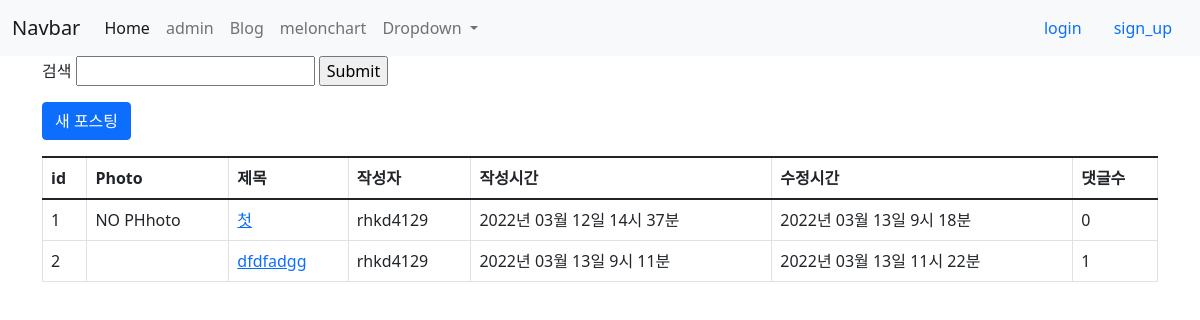
Screenshot of /blog/ with the database file from the repository.
### blog/models.py (models this page shows, shortened)
class Post(models.Model):
    class GenderChices(models.TextChoices):
        MALE = "M","Male"   #DB에저장되는 값 ,실제 사용할 값
        FEMALE = "F","Female"
    author = models.ForeignKey(settings.AUTH_USER_MODEL,on_delete=models.CASCADE) # 추천!
    title = models.CharField(max_length=20)
    photo = models.ImageField(blank = True, upload_to = 'blog/post/%Y/%m/%d')
    content = models.TextField()
    gender = models.CharField(max_length=1,blank=True,choices=GenderChices.choices)#,default=GenderChices.MALE
    is_public = models.BooleanField(default = False,verbose_name= '공개여부')
    created_at = models.DateTimeField(auto_now_add=True)
    updated_at = models.DateTimeField(auto_now=True)
    def get_absolute_url(self):
         return reverse('blog:post_detail',args=[self.pk])

### accounts/models.py (models this page shows)
class User(AbstractUser):
    phone_number = models.CharField(blank =True ,default='' ,max_length=12)

### blog/views/post_views.py (the view)
# urls.py: path('',post_views.BlogList,name='post_list'),
def BlogList(request):
    posts = Post.objects.all()
    q = request.GET.get('search','')
    if q:
        posts = Post.objects.filter(Q(title__icontains = q)|Q(content__icontains =q)).distinct()
    return render(request,'blog/blog_list.html',{'posts':posts,'q':q,})#'form':searchForm,

### blog/templates/blog/blog_list.html
{% extends 'blog/layout.html' %}
{% block content %}
    <form action="." method="get">
        <label for="search">검색</label>
        <input label="search" type="text" name = 'search'  id="search">
        <input type="submit">
    </form>
    <a href ="{% url 'blog:blog_create' %}"class ="btn btn-primary btn-block mt-3 mb-3">새 포스팅</a>
    <table class="table table-bordered table-hover" >
    <tbody>
        <thead>
            <tr>
              <th scope="col">id</th>
              <th scope="col">Photo</th>
              <th scope="col">제목</th>
              <th scope="col">작성자</th>
              <th scope="col">작성시간</th>
              <th scope="col">수정시간</th>
              <th scope="col">댓글수</th>
            </tr>
          </thead>
       {% for post in posts %}
        <tr>
            <td>{{post.pk}}</td>
            <td>
                {% if post.photo %}
                    <img src="{{ post.photo.url }}" alt="" style="width: 70px;"/>
                {% else %}
                    NO PHhoto
                {% endif %}
                </td>
                <td>
                    <a href="{{ post.get_absolute_url }}">{{ post.title }}</a>
                </td>
                <td>
                    {{post.author}}
                </td>
                <td>
                    {{ post.created_at|date:'Y년 m월 d일 G시 i분'}}
                </td>
                <td>
                    {{ post.updated_at|date:'Y년 m월 d일 G시 i분'}}
                </td>
                <td>{{ post.comment_set.count }}</td>
            </tr>
        {% endfor %}
    </tbody>
</table>
{% endblock content %}

### rows the page displays
Post: pk "1", photo "NO PHhoto", title "첫", author "rhkd4129", created_at "2022년 03월 12일 14시 37분", updated_at "2022년 03월 13일 9시 18분", comment_set.count "0"
Post: pk "2", title "dfdfadgg", author "rhkd4129", created_at "2022년 03월 13일 9시 11분", updated_at "2022년 03월 13일 11시 22분", comment_set.count "1"
